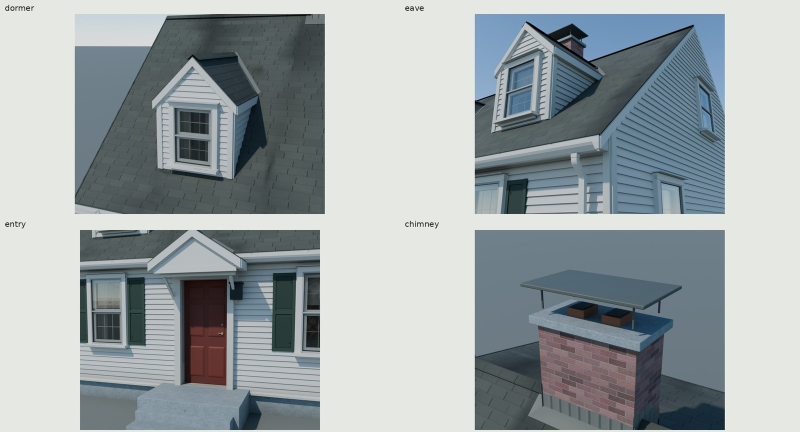
#> input picture houses/docs/cape-details.jpg, 1600 x 864 px, given in place of front.png, which was not available (shown at 1/2 size)
$ python cape_present.py
#> lines starting #> are read from the running program, lines starting #| are printed output that depends on the picture
### kit/fonts.py
"""Resolve installed font families/styles without distribution-specific paths."""
from functools import lru_cache
from pathlib import Path
import subprocess


@lru_cache(maxsize=None)
def find_font(family, style='Regular'):
    """Return a font filename, rejecting fontconfig's silent substitutions.

    Family and style must name installed faces (for example DejaVu Sans /
    Condensed Bold). No replacement font is accepted: it could change geometry
    and baked markings. fontconfig aliases in the returned metadata are allowed.
    """
    requested=f'{family}:style={style}'
    try:
        result=subprocess.run(
            ['fc-match', '-f', '%{file}\\n%{family}\\n%{style}\\n', requested],
            capture_output=True, text=True, check=True)
    except (OSError, subprocess.CalledProcessError) as exc:
        raise RuntimeError(f'Cannot find font {family!r}, style {style!r}; '
                           'install fontconfig and the requested font.') from exc
    lines=result.stdout.splitlines()
    if (len(lines)!=3 or
        family.casefold() not in [v.strip().casefold() for v in lines[1].split(',')] or
        style.casefold() not in [v.strip().casefold() for v in lines[2].split(',')] or
        not Path(lines[0]).is_file()):
        raise RuntimeError(f'Missing font {family!r}, style {style!r}; '
                           'install this exact family and style (substitutes are rejected).')
    return lines[0]

### houses/src/cape_present.py
"""Ignored review contact sheets; source checkpoints never publish docs JPGs."""
from pathlib import Path
import json
from PIL import Image,ImageOps,ImageDraw,ImageFont
import sys
sys.path.insert(0,str(Path(__file__).resolve().parents[2]))
from kit.fonts import find_font
FONT=ImageFont.truetype(str(find_font('Noto Sans','Regular')),19)


def sheet(items,out,cols=2,cell=(700,450)):
#> called with cols = 2, cell = (700, 420)
    canvas=Image.new('RGB',(cols*cell[0],((len(items)+cols-1)//cols)*cell[1]),(234,235,232));d=ImageDraw.Draw(canvas)
    for i,(label,path) in enumerate(items):
        im=Image.open(path).convert('RGB');im.thumbnail((cell[0]-18,cell[1]-42),Image.Resampling.LANCZOS);x=i%cols*cell[0];y=i//cols*cell[1]
#> in sheet, im is the input picture: PIL image 1600x864 RGB; mean R, G, B 156, 164, 166
#> after `im.thumbnail((cell[0] - 18, cell[1] - 42), Image.Resampling.LANCZOS)`:
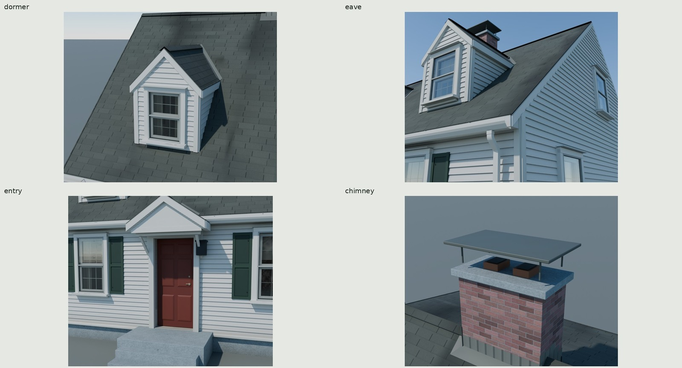
#> im: PIL image 682x368 RGB; mean R, G, B 156, 164, 166
        canvas.paste(im,(x+(cell[0]-im.width)//2,y+35+(cell[1]-42-im.height)//2));d.text((x+12,y+7),label,font=FONT,fill=(24,36,31))
#> after `canvas.paste(im, (x + (cell[0] - im.width) // 2, y + 35 + (cell[1] - 4`:
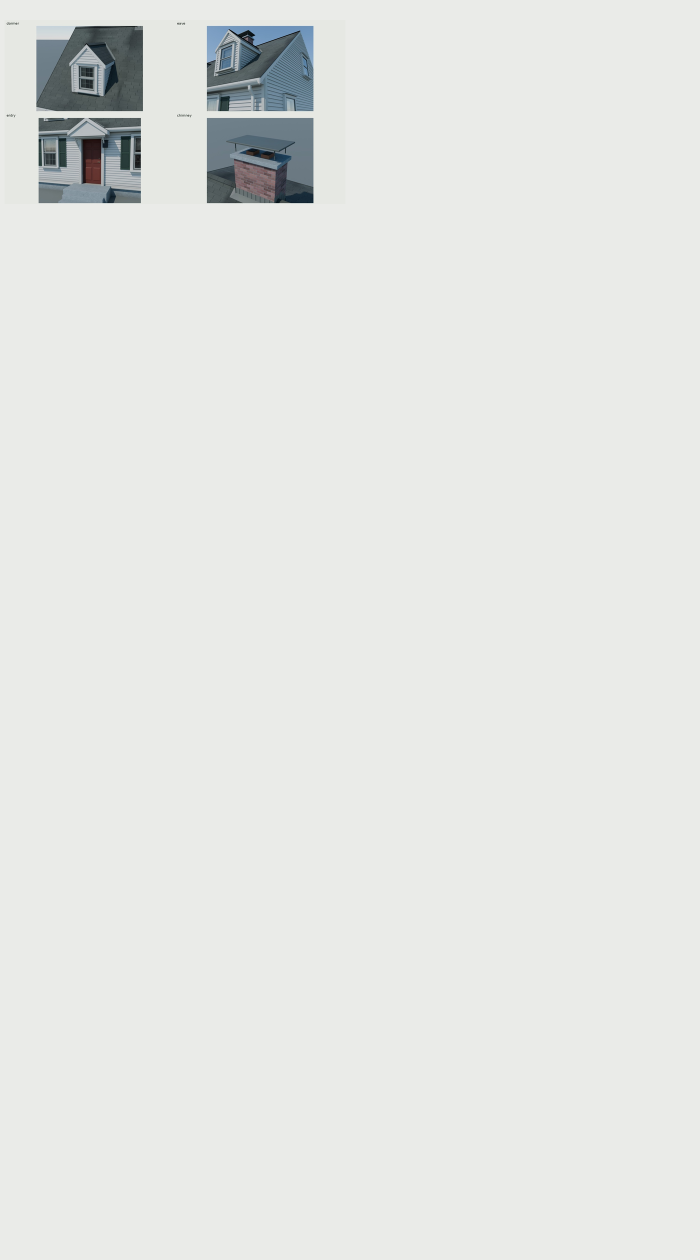
#> canvas: PIL image 1400x2520 RGB (shown at 1/2 size); mean R, G, B 228.5, 229.9, 227.3
#> pass 2 of the loop in sheet, `for i,(label,path) in enumerate(items):`:
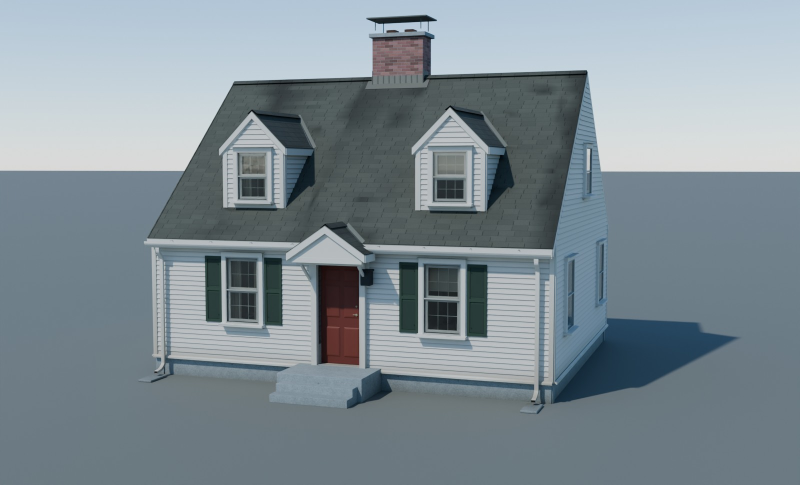
#> input picture houses/docs/cape-hero.jpg, 1600 x 970 px, given in place of rear.png, which was not available (shown at 1/2 size)
#> in sheet, im is the input picture: PIL image 1600x970 RGB; mean R, G, B 127.9, 140.8, 148.3
#> in sheet, `im.thumbnail((cell[0] - 18, cell[1] - 42), Image.Resampling.LANCZOS)`:
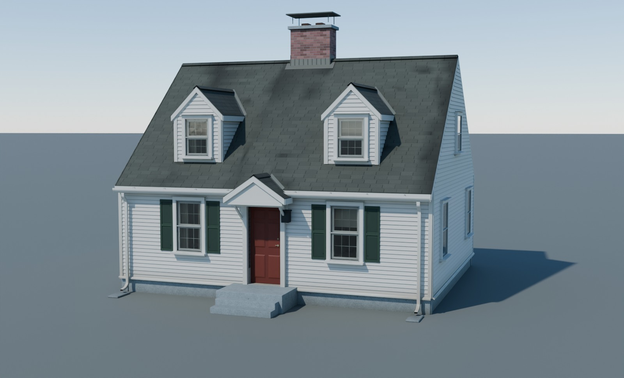
#> im: PIL image 624x378 RGB; mean R, G, B 127.9, 140.8, 148.3
#> in sheet, `canvas.paste(im, (x + (cell[0] - im.width) // 2, y + 35 + (cell[1] - 4`:
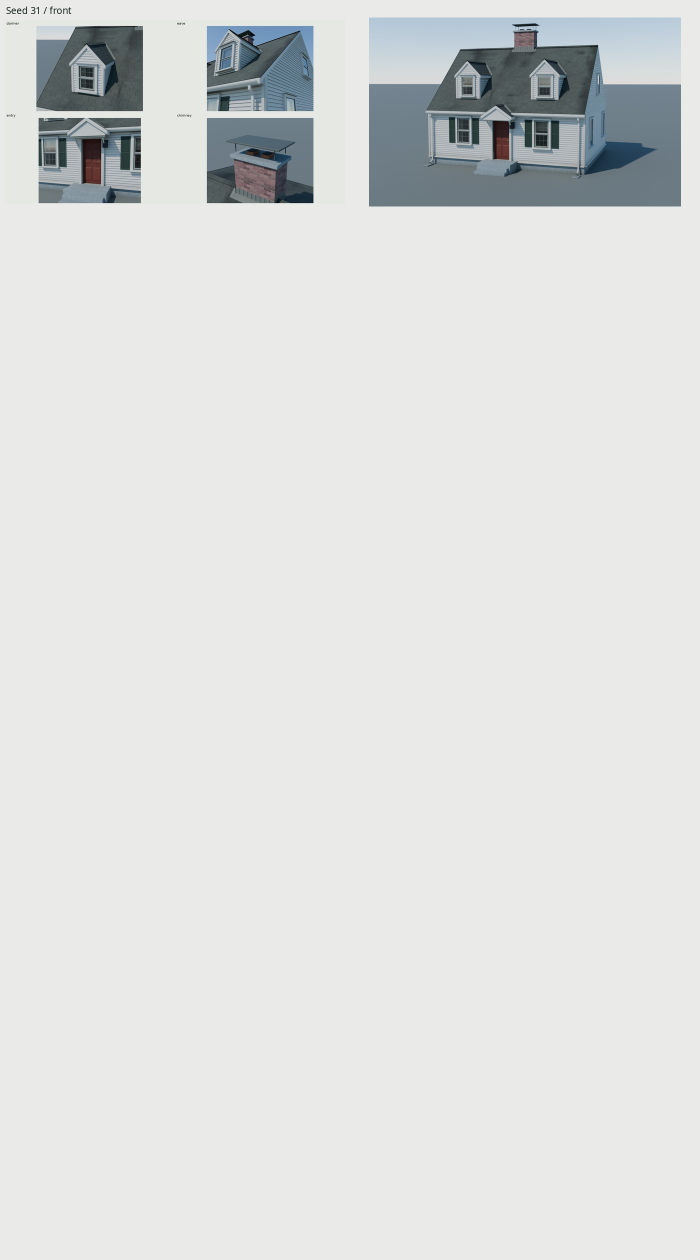
#> canvas: PIL image 1400x2520 RGB (shown at 1/2 size); mean R, G, B 221.3, 223.6, 221.7
    out.parent.mkdir(parents=True,exist_ok=True);canvas.save(out,quality=93,optimize=True)


def main(root):
    sheet([(f'Seed {seed} / {view}',root/'seeds'/str(seed)/(view+'.png')) for seed in range(31,37) for view in ('front','rear')],root/'family.jpg',cell=(700,420))
    sheet([(name,root/(name+'.png')) for name in ('hero','back','roof','dormer','eave','entry','scale')]+[('Three types / same meter scale',root/'comparison/types.png')],root/'contact.jpg')
    pairs=Path('renders/cape/matches')
    if (pairs/'cape_plain-pair.jpg').exists():sheet([(name,pairs/(name+'-pair.jpg')) for name in ('cape_dormers','cape_plain')],pairs/'pairs.jpg',cols=1,cell=(1400,660))
    if root==Path('renders/cape/checkpoint'):
        from cape_view_check import check
        check()
    print('CAPE_CONTACT',root/'contact.jpg',root/'family.jpg')


def lookdev(root):
    sheet([(f'Seed {seed} / {view}',root/'seeds'/str(seed)/(view+'.png')) for seed in range(31,37) for view in ('front','rear')],root/'family.jpg',cell=(800,430))
    sheet([(name,root/(name+'.png')) for name in ('hero','back','roof','dormer','eave','entry','scale','foundation','peeling')]+[(f'{seed} / {view}',root/'seeds'/str(seed)/(view+'.png')) for seed in (32,35) for view in ('hero','connector')]+[('Three types / same scale',root/'comparison/types.png')],root/'contact.jpg',cell=(800,520))
    sheet([(f"{seed} / {kind}",root/'seeds'/str(seed)/'siding.png') for seed,kind in ((31,'vinyl'),(32,'stained cedar'),(33,'cement shingles'),(34,'aluminum'),(35,'painted clapboard, red'),(36,'painted clapboard, white'))]+[('Painted cedar / authored control',root/'painted_cedar/siding.png'),('Tired roof / north plane',root/'seeds/32/tired.png'),('Lifted paint / sill',root/'peeling.png')],root/'materials.jpg',cell=(800,620))
    pairs=Path('renders/cape/lookdev/values')
    names=('cedar','wood','roof','vinyl','aluminum','cement','concrete','trim','brick','glass')
    sheet([(name,pairs/(name+'-pair.jpg')) for name in names],pairs/'pairs.jpg',cols=2,cell=(800,460))

if __name__=='__main__':
    root=Path(sys.argv[1]) if len(sys.argv)>1 else Path('renders/cape/checkpoint')
#> (the run stopped early here; a loop or call above may not have finished)
